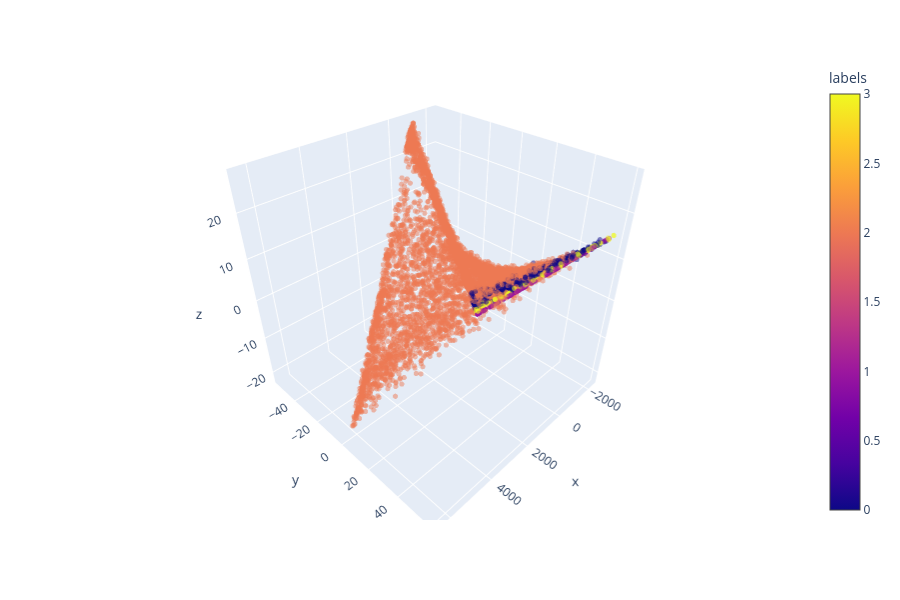

Notebook code cell kept with this figure:
### Code cell
pca_df = prepare_pca(3, df, normalized_kmeans.labels_)
plot_3d(pca_df)

### Figure 1 — Plotly figure (JSON) as saved in the notebook; plotly's stock layout.template omitted (floating-point values rounded to 4 significant figures; data arrays with more than 128 entries replaced by an {"elided": "..."} marker saying what was removed)
{"data": [{"hoverlabel": {"namelength": 0}, "hovertemplate": "x=%{x}<br>y=%{y}<br>z=%{z}<br>labels=%{marker.color}", "legendgroup": "", "marker": {"color": {"elided": "7032 int values"}, "coloraxis": "coloraxis", "opacity": 0.5, "size": 3, "symbol": "circle"}, "mode": "markers", "name": "", "scene": "scene", "showlegend": false, "type": "scatter3d", "x": {"elided": "7032 float values"}, "y": {"elided": "7032 float values"}, "z": {"elided": "7032 float values"}}], "layout": {"coloraxis": {"colorbar": {"title": {"text": "labels"}}, "colorscale": [[0, "#0d0887"], [0.1111, "#46039f"], [0.2222, "#7201a8"], [0.3333, "#9c179e"], [0.4444, "#bd3786"], [0.5556, "#d8576b"], [0.6667, "#ed7953"], [0.7778, "#fb9f3a"], [0.8889, "#fdca26"], [1, "#f0f921"]]}, "height": 600, "legend": {"tracegroupgap": 0}, "margin": {"t": 60}, "scene": {"domain": {"x": [0, 0.98], "y": [0, 1]}, "xaxis": {"title": {"text": "x"}}, "yaxis": {"title": {"text": "y"}}, "zaxis": {"title": {"text": "z"}}}}}
